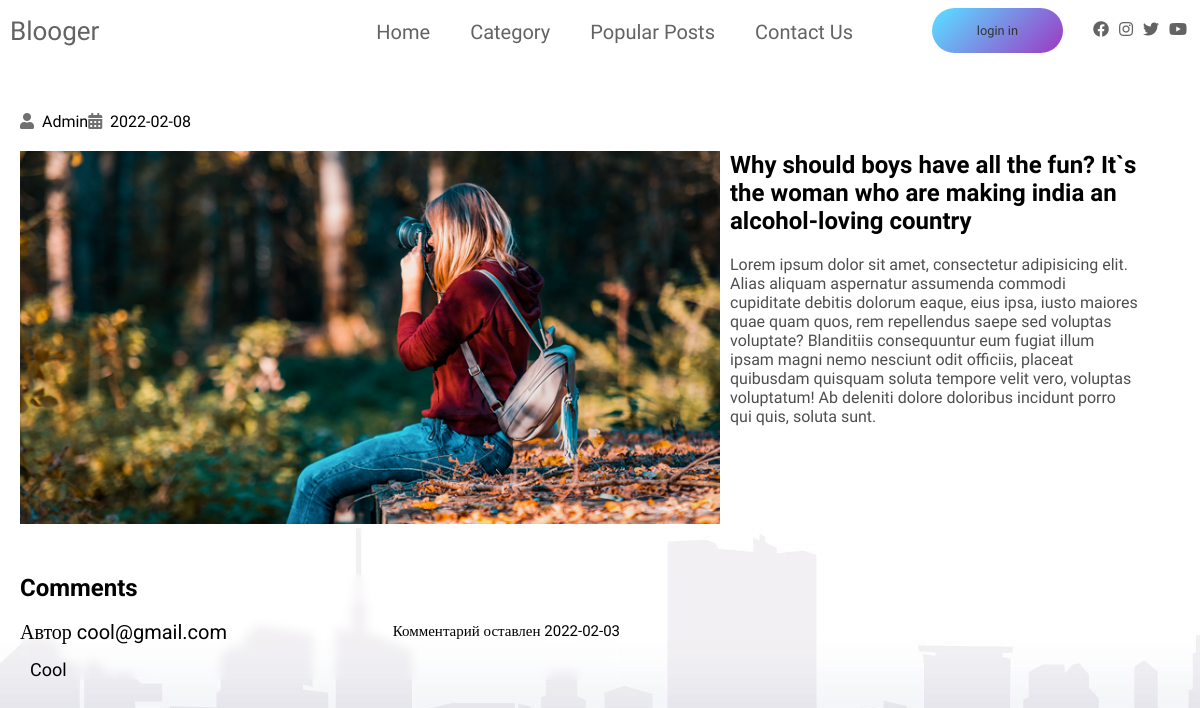
Screenshot of /article.php?id=1 with the database file from the repository.
### tables this page shows
CREATE TABLE `articles` (
  `id` int NOT NULL,
  `title` varchar(255) NOT NULL,
  `text_articles` text NOT NULL,
  `image` varchar(255) NOT NULL,
  `pubdate` date NOT NULL,
  `author` varchar(255) NOT NULL
);

CREATE TABLE `comments` (
  `id` int NOT NULL,
  `text` varchar(2555) NOT NULL,
  `email` varchar(255) NOT NULL,
  `id_article` int NOT NULL,
  `pubdate` date NOT NULL
);

### article.php (the view, shortened to what this page needs)
<html>
<head>
    <link rel="stylesheet" href="css/style_articles.css">
    <link href="css/all.css" rel="stylesheet">
</head>
<body>
<?php
require_once "navbar.php";
?>
<section class="container">
    <div class="post-content">
            <div>
                <?php
                $article= mysqli_query($connection, "SELECT * FROM `articles` WHERE `id` = ".$_GET['id']);
                if(mysqli_num_rows($article) <= 0)
                {
                    ?>
                    <div id="content">
                        <div class="container">
                            <div class="row">
                                <section class="content__left col-md-8">
                                    <div class="block">
                                        <h3>Статья не найдена!</h3>
                                        <div class="block__content">
                                            <div class="full-text">
                                                Запрашиваемая вами статья не существует
                                            </div>
                                        </div>
                                </section>
                        </div>
                    </div>
                    <?php
                }   else
                {
                $art = mysqli_fetch_assoc($article);
                ?>
                    <div class='article-content' data-aos='zoom-in'>
                        <div class='post-info flex-row'>
                            <span><i class='fas fa-user text-grey'></i>&nbsp;&nbsp;<?php echo $art['author']; ?></span>
                            <span><i class='fas fa-calendar-alt text-grey'></i>&nbsp;&nbsp;<?php echo $art['pubdate']; ?></span>
                        </div>
                        <div class='post-image'>
                            <div>
                                <img src='./assets/Blog-post/<?php echo $art['image']; ?>' class='img' alt='blog1'>
                            <h2><?php echo $art['title']; ?></h2>
                            <p><?php echo $art['text_articles']; ?></p>
                            </div>
                        </div>
                    </div>
                <?php
                }?>
                    </div>
                <?php
                $comments = mysqli_query($connection, "SELECT * FROM `comments` WHERE `id_article` = " . $art['id']);
                if(mysqli_num_rows($comments) <= 0)
                {
                ?>
                <div id="content">
                    <div class="container">
                        <div class="row">
                            <section class="content__left col-md-8">
                                <div class="block">
                                    <h3>Комментариев пока нет...</h3>
                                    <div class="block__content">
                                        <div class="full-text">
                                        </div>
                                    </div>
                            </section>
                        </div>
                    </div>
                <?php
                } else
                {
                $comm = mysqli_fetch_assoc($comments);
                ?>
                    <div class="container">
                        <div class="comments-content">
                            <h2>Comments</h2>
                            <div class="comment-pubdate">Комментарий оставлен <?php echo $comm['pubdate']; ?></div>
                            <div class="comment-email">Автор <?php echo $comm['email']; ?></div>
                            <div class="comment-text"><?php echo $comm['text']; ?></div>
                        </div>
                    </div>
                <?php
                }
                ?>
</section>
</body>
</html>

### navbar.php (shortened to what this page needs)
<nav class="nav">
    <div class="nav-menu flex-row">
        <div class="nav-brand">
            <a href="./index.php" class="text-gray">Blooger</a>
        </div>
        <div>
            <ul class="nav-items">
                <li class="nav-link scrollHome">
                    <a href="#">Home</a>
                </li>
                <li class="nav-link scrollCategory">
                    <a href="#">Category</a>
                </li>
                <li class="nav-link scrollPopularPosts">
                    <a href="#">Popular Posts</a>
                </li>
                <li class="nav-link scrollFooter">
                    <a href="#">Contact Us</a>
                </li>
            </ul>
        </div>
        <?php if(!isset($_COOKIE['username']) || !$_COOKIE['username']): ?>
            <div class='btn' id='registration-btn'>login in</div>
        <?php endif;?>
        <div class="social text-gray">
            <a target="_blank" href="https://gifer.com/ru/6hez"><i class="fab fa-facebook"></i></a>
            <a href="#"><i class="fab fa-instagram"></i></a>
            <a href="#"><i class="fab fa-twitter"></i></a>
            <a href="#"><i class="fab fa-youtube"></i></a>
        </div>
    </div>
</nav>

### css/style_articles.css (style rules this page uses)
html,body { margin: 0; width: 100%; display: block; box-sizing: border-box; font-family: Chilanka; overflow-x: hidden; background-image: url("../assets/articles/article_background.jpg"); }
a { text-decoration: none; color: #646363; }
.flex-row { display: flex; flex-direction: row; flex-wrap: wrap; }
ul { list-style-type: none; }
.btn { margin: 25px; background: var(--sky); padding: 15px 45px; border-radius: 2rem; border-width: 1px; border-color: var(--sky); cursor: pointer; opacity: 100%; font-family: Chilanka; font-size: 15px; }
.container { margin: 0 5vw; }
.text-grey { color: #707070; }
p { font-weight: 500; font-size: 16px; color: #4E4E50; }
.nav { padding-left: 10px; height: 0; min-height: 100px; width: 100%; overflow: hidden; margin-bottom: -38px; }
.nav .nav-menu { justify-content: space-between; }
.nav .nav-items { display: flex; margin: 0; }
.nav .nav-items .nav-link { padding: 20px 20px; font-size: 20px; position: relative; }
.nav .nav-brand a { font-size: 26px; padding: 1rem 0; display: block; }
.nav .social { padding: 20px 20px 0 0; }
.nav .social i { padding: 0 3px; }
nav .btn { display: flex; position: absolute; right: 7rem; margin-top: .5rem; background: linear-gradient(135deg, #37c7ff 10%, #8507b4 100%); font-size: .8rem; opacity: 80%; }
section.container { margin-left: 20px; min-height: 800px; height: auto; padding-top: 50px; }
.post-content { display: flex; flex-direction: column; }
.post-content img { margin-right: 10px; float: left; height: auto; width: 700px; display: flex; }
div .container { font-family: Roboto; width: 50vw; margin: 30px 0 0 0; }
.comments-content { backdrop-filter: blur(5px); }
.comments-content .comment-pubdate { text-align: end; font-size: 15px; }
.comments-content .comment-email { margin-top: -20px; font-size: 20px; }
.comments-content .comment-text { margin-top: 15px; margin-left: 10px; font-size: 18px; }
.comments-content .comment-text::first-letter { text-transform: uppercase; }

### css/all.css (style rules this page uses)
.fa, .fas, .far, .fal, .fad, .fab { -moz-osx-font-smoothing: grayscale; -webkit-font-smoothing: antialiased; display: inline-block; font-style: normal; font-variant: normal; text-rendering: auto; line-height: 1; }
.fa-calendar-alt:before { content: "\f073"; }
.fa-facebook:before { content: "\f09a"; }
.fa-instagram:before { content: "\f16d"; }
.fa-twitter:before { content: "\f099"; }
.fa-user:before { content: "\f007"; }
.fa-youtube:before { content: "\f167"; }
.fab { font-family: 'Font Awesome 5 Brands'; font-weight: 400; }
.fa, .fas { font-family: 'Font Awesome 5 Free'; font-weight: 900; }

### rows the page displays
articles: author "Admin", pubdate "2022-02-08", image (picture), title "Why should boys have all the fun? It`s the woman who are making india an alcohol-loving country", text_articles "Lorem ipsum dolor sit amet, consectetur adipisicing elit. Alias aliquam aspernatur assumenda commodi cupiditate debitis dolorum eaque, eius ipsa, iusto maiores quae quam quos, rem repellendus saepe sed voluptas voluptate? Blanditiis consequuntur eum fugiat illum ipsam magni nemo nesciunt odit officiis, placeat quibusdam quisquam soluta tempore velit vero, voluptas voluptatum! Ab deleniti dolore doloribus incidunt porro qui quis, soluta sunt."
comments: pubdate "2022-02-03", email "cool@gmail.com", text "cool"
